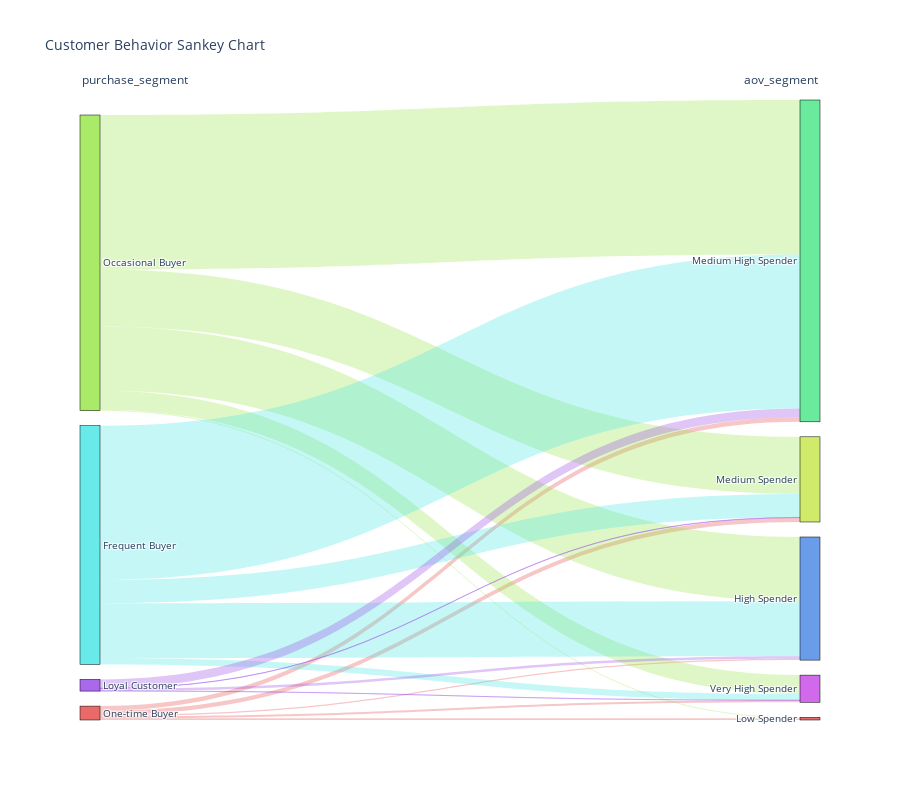

Notebook code cell kept with this figure:
### Code cell
create_sankey(customer_segments, ['purchase_segment', 'aov_segment'], title="Customer Behavior Sankey Chart")

### Figure 1 — Plotly figure (JSON) as saved in the notebook; plotly's stock layout.template omitted (floating-point values rounded to 4 significant figures)
{"data": [{"link": {"color": ["rgba(229,68,68,0.3)", "rgba(229,68,68,0.3)", "rgba(229,68,68,0.3)", "rgba(229,68,68,0.3)", "rgba(229,68,68,0.3)", "rgba(149,229,68,0.3)", "rgba(149,229,68,0.3)", "rgba(149,229,68,0.3)", "rgba(149,229,68,0.3)", "rgba(149,229,68,0.3)", "rgba(68,229,229,0.3)", "rgba(68,229,229,0.3)", "rgba(68,229,229,0.3)", "rgba(68,229,229,0.3)", "rgba(68,229,229,0.3)", "rgba(149,68,229,0.3)", "rgba(149,68,229,0.3)", "rgba(149,68,229,0.3)", "rgba(149,68,229,0.3)", "rgba(149,68,229,0.3)"], "customdata": ["Path: One-time Buyer → Low Spender<br>Value: 47", "Path: One-time Buyer → Medium Spender<br>Value: 123", "Path: One-time Buyer → Medium High Spender<br>Value: 127", "Path: One-time Buyer → High Spender<br>Value: 41", "Path: One-time Buyer → Very High Spender<br>Value: 57", "Path: Occasional Buyer → Low Spender<br>Value: 30", "Path: Occasional Buyer → Medium Spender<br>Value: 1622", "Path: Occasional Buyer → Medium High Spender<br>Value: 4387", "Path: Occasional Buyer → High Spender<br>Value: 1827", "Path: Occasional Buyer → Very High Spender<br>Value: 536", "Path: Frequent Buyer → Low Spender<br>Value: 0", "Path: Frequent Buyer → Medium Spender<br>Value: 666", "Path: Frequent Buyer → Medium High Spender<br>Value: 4378", "Path: Frequent Buyer → High Spender<br>Value: 1560", "Path: Frequent Buyer → Very High Spender<br>Value: 176", "Path: Loyal Customer → Low Spender<br>Value: 0", "Path: Loyal Customer → Medium Spender<br>Value: 9", "Path: Loyal Customer → Medium High Spender<br>Value: 251", "Path: Loyal Customer → High Spender<br>Value: 70", "Path: Loyal Customer → Very High Spender<br>Value: 3"], "hovertemplate": "%{customdata}<extra></extra>", "source": [0, 0, 0, 0, 0, 1, 1, 1, 1, 1, 2, 2, 2, 2, 2, 3, 3, 3, 3, 3], "target": [4, 5, 6, 7, 8, 4, 5, 6, 7, 8, 4, 5, 6, 7, 8, 4, 5, 6, 7, 8], "value": [47, 123, 127, 41, 57, 30, 1622, 4387, 1827, 536, 0, 666, 4378, 1560, 176, 0, 9, 251, 70, 3]}, "node": {"color": ["rgba(229,68,68,0.8)", "rgba(149,229,68,0.8)", "rgba(68,229,229,0.8)", "rgba(149,68,229,0.8)", "rgba(229,68,68,0.8)", "rgba(197,229,68,0.8)", "rgba(68,229,133,0.8)", "rgba(68,133,229,0.8)", "rgba(197,68,229,0.8)"], "label": ["One-time Buyer", "Occasional Buyer", "Frequent Buyer", "Loyal Customer", "Low Spender", "Medium Spender", "Medium High Spender", "High Spender", "Very High Spender"], "line": {"color": "black", "width": 0.5}, "pad": 15, "thickness": 20}, "type": "sankey"}], "layout": {"annotations": [{"font": {"size": 12}, "showarrow": false, "text": "purchase_segment", "x": 0, "y": 1.05}, {"font": {"size": 12}, "showarrow": false, "text": "aov_segment", "x": 1, "y": 1.05}], "font": {"size": 10}, "height": 800, "title": {"text": "Customer Behavior Sankey Chart"}}}
